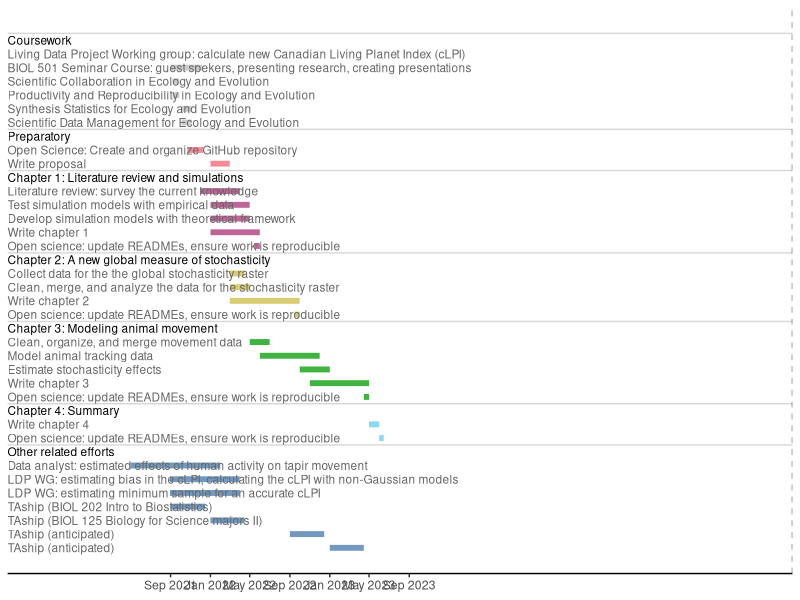

Recreate this plot in R.
## ---- chunk 1
library('tibble')    # for fancy data frames
library('dplyr')     # for piping and data wrangling
library('lubridate') # for working with dates
library('stringi')   # for working with character strings
library('ggplot2')   # for plotting the timeline
# library('ggrepel')   # for non-overlapping ggplot labels
theme_set(theme_classic() +
            theme(axis.line.y = element_blank(),
                  legend.position = 'none'))

# curstom color-vision deficient palette
pal <- c('#4477AA', '#ff8c00', '#66CCEE', '#009900',
         '#CCBB44', '#AA3377', '#EE6677', '#BBBBBB')

t_breaks <- tibble(dates = date(c('2021-09-01',
                                  '2022-01-01', '2022-05-01', '2022-09-01',
                                  '2023-01-01', '2023-05-01', '2023-09-01')),
                   dec = decimal_date(dates),
                   strings = paste(month.abb[month(dates)], year(dates)))

tasks <-
  readr::read_csv('../thesis/timeline.csv', col_types = 'ccDD') %>%
  mutate(header = purrr::map2_lgl(section, task, grepl),
         section = factor(section,
                          levels = c('Other', 'Chapter 5', 'Chapter 4',
                                     'Chapter 3', 'Chapter 2', 'Chapter 1',
                                     'Preparatory', 'Coursework'))) %>%
  arrange(section, desc(start), desc(end)) %>%
  mutate(dec_start = lubridate::decimal_date(start),
         dec_end = lubridate::decimal_date(end),
         dec_mid = purrr::map2_dbl(dec_start, dec_end, \(x, y) (x + y) / 2),
         task = factor(task, levels = unique(task)),
         id = 1:n(),
         completed = end <= Sys.Date(),
         # task = stri_replace_all(task, regex = ':', replacement = ':\n'),
         # re-format all special characters (only needed if parse = TRUE)
         # task = stri_replace_all(task, regex = ' ', replacement = '~'),
         # task = stri_replace_all(task, regex = '\'', replacement = "\\'"),
         # task = stri_replace_all(task, regex = '~in~', replacement='~\'in\'~'),
         # task = stri_replace_all(task, regex = ',', replacement = ''),
         # task = stri_replace_all(task, regex ='for~', replacement='\'for\'~'),
         # make headers bold (removed because numbers cannot be bold)
         #task = if_else(header, paste0('bold(', task, ')'), task),
         )

# tasks %>%
#   transmute(Task = task, `Start date` = start, `End date` = end) %>%
#   knitr::kable(caption = 'Estimated timeline for my Master\'s project.')
ggplot(tasks, aes(y = id)) +
  geom_hline(aes(yintercept = id + 0.5), filter(tasks, header), alpha = 0.15) +
  geom_vline(xintercept = decimal_date(Sys.Date()), lty = 'dashed', alpha = 0.5) +
  geom_errorbar(aes(xmin = dec_start, xmax = dec_end, color = section),
                width = 0, lwd = 2, alpha = 0.75) +
  #' use `ggrepel::geom_label_repel()` for repelling labels
  geom_text(aes(2020.3, label = task, color = header), hjust = 'left', size = 3,
            parse = FALSE) +
  scale_x_continuous(NULL, breaks = t_breaks$dec, labels = t_breaks$strings,
                     expand = c(0, 0)) +
  scale_y_continuous(NULL, breaks = NULL) +
  scale_color_manual(NULL, values = c('black', 'grey40', pal),
                     breaks = c(TRUE, FALSE, levels(tasks$section)))
